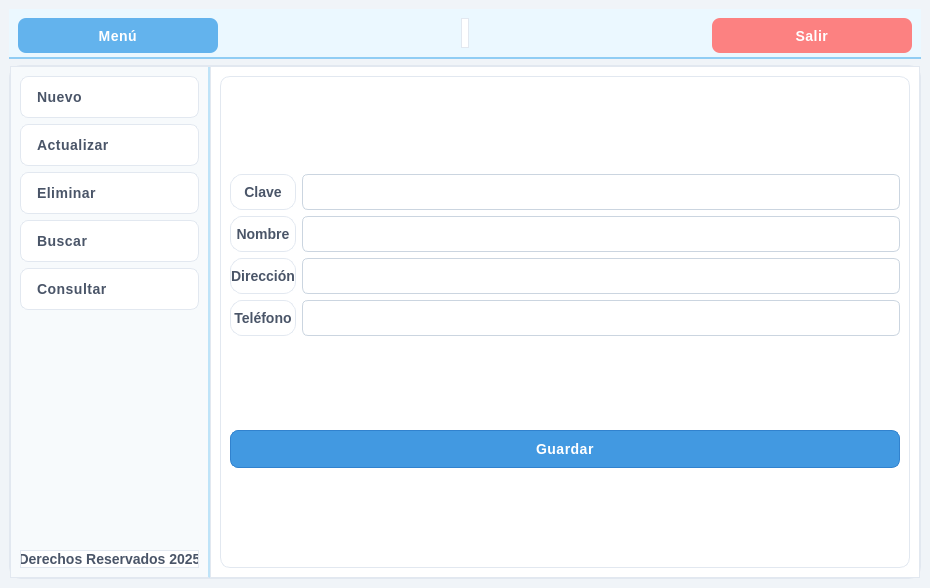
<?xml version="1.0" encoding="UTF-8"?>
<ui version="4.0">
 <class>MainWindow</class>
 <widget class="QMainWindow" name="MainWindow">
  <property name="geometry">
   <rect>
    <x>0</x>
    <y>0</y>
    <width>930</width>
    <height>588</height>
   </rect>
  </property>
  <property name="windowTitle">
   <string>MainWindow</string>
  </property>
  <property name="styleSheet">
   <string notr="true">/* === Estilo general === */
QMainWindow {
    background-color: #f0f4f8;
    color: #2d3748;
    font-family: &quot;Segoe UI&quot;, &quot;SF Pro Display&quot;, &quot;Roboto&quot;, sans-serif;
    font-size: 14px;
    font-weight: 400;
}

/* === Frames === */
QFrame {
    background-color: #ffffff;
    border-radius: 12px;
    border: 1px solid #e2e8f0;
}

/* Barra superior */
#frame_superior {
    background-color: #ebf8ff;
    border: none;
    border-radius: 0px;
    border-bottom: 2px solid #90cdf4;
}

/* Panel lateral */
#frame_lateral {
    background-color: #f7fafc;
    border-right: 2px solid #bee3f8;
    border-radius: 0px;
}

/* Área principal */
#frame_paginas {
    background-color: #ffffff;
    border-radius: 0px;
}

/* === Botones === */
QPushButton {
    background-color: #4299e1;
    color: #ffffff;
    border: 1px solid #3182ce;
    border-radius: 8px;
    padding: 10px 16px;
    font-weight: 500;
    font-size: 14px;
    letter-spacing: 0.5px;
    background: qlineargradient(x1:0, y1:0, x2:0, y2:1,
        stop:0 #2CC5E6, stop:1 #00416B);
}

QPushButton:hover {
    background-color: #3182ce;
    color: #ffffff;
    border: 1px solid #2c5aa0;
    background: qlineargradient(x1:0, y1:0, x2:0, y2:1,
        stop:0 #4fa5f0, stop:1 #3182ce);
}

QPushButton:pressed {
    background-color: #2c5aa0;
    color: #ffffff;
    border: 1px solid #1e4a7e;
    background: qlineargradient(x1:0, y1:0, x2:0, y2:1,
        stop:0 #2c5aa0, stop:1 #1e4a7e);
}

/* Botón principal (Menú) */
#boton_menu {
    background-color: #63b3ed;
    color: white;
    border: none;
    font-weight: 600;
    background: qlineargradient(x1:0, y1:0, x2:0, y2:1,
        stop:0 #90cdf4, stop:1 #63b3ed);
}
#boton_menu:hover {
    background-color: #4299e1;
    background: qlineargradient(x1:0, y1:0, x2:0, y2:1,
        stop:0 #63b3ed, stop:1 #4299e1);
}
#boton_menu:pressed {
    background-color: #3182ce;
    background: qlineargradient(x1:0, y1:0, x2:0, y2:1,
        stop:0 #4299e1, stop:1 #3182ce);
}

/* Botón salir */
#boton_salir {
    background-color: #fc8181;
    color: white;
    border: none;
    background: qlineargradient(x1:0, y1:0, x2:0, y2:1,
        stop:0 #FC8D9B, stop:1 #CC0520);
}
#boton_salir:hover {
    background-color: #f56565;
    background: qlineargradient(x1:0, y1:0, x2:0, y2:1,
        stop:0 #f56565, stop:1 #e53e3e);
}
#boton_salir:pressed {
    background-color: #e53e3e;
    background: qlineargradient(x1:0, y1:0, x2:0, y2:1,
        stop:0 #e53e3e, stop:1 #c53030);
}

/* === Campos de texto === */
QLineEdit {
    background-color: #ffffff;
    color: #2d3748;
    border: 1px solid #cbd5e0;
    border-radius: 6px;
    padding: 8px 12px;
    font-size: 14px;
    font-weight: 400;
    selection-background-color: #bee3f8;
}

QLineEdit:focus {
    border: 1px solid #63b3ed;
    background-color: #f7fafc;
    box-shadow: 0px 0px 5px rgba(99, 179, 237, 0.3);
}

QLineEdit:placeholder {
    color: #a0aec0;
}

/* === Labels === */
QLabel {
    color: #4a5568;
    font-weight: 500;
    font-size: 14px;
}

/* Label inferior o secundario */
#label {
    color: #718096;
    font-size: 10px;
    font-style: italic;
}

/* === Stacked Widget === */
QStackedWidget {
    background-color: #ffffff;
    border: 1px solid #e2e8f0;
    border-radius: 10px;
}

/* === Scrollbars === */
QScrollBar:vertical {
    border: none;
    background: #edf2f7;
    width: 12px;
    border-radius: 6px;
}
QScrollBar::handle:vertical {
    background: #90cdf4;
    min-height: 25px;
    border-radius: 6px;
}
QScrollBar::handle:vertical:hover {
    background: #63b3ed;
}
QScrollBar::add-line:vertical,
QScrollBar::sub-line:vertical {
    height: 0;
}

QScrollBar:horizontal {
    border: none;
    background: #edf2f7;
    height: 12px;
    border-radius: 6px;
}
QScrollBar::handle:horizontal {
    background: #90cdf4;
    min-width: 25px;
    border-radius: 6px;
}
QScrollBar::handle:horizontal:hover {
    background: #63b3ed;
}

/* === Layouts === */
QVBoxLayout, QHBoxLayout {
    spacing: 12px;
}

/* === Botones laterales === */
#boton_agregar, #boton_buscar, #boton_actualizar, #boton_eliminar, #boton_consultar {
    background-color: #ffffff;
    border: 1px solid #e2e8f0;
    color: #4a5568;
    font-weight: 500;
    font-size: 14px;
    text-align: left;
    padding: 12px 16px;
}

#boton_agregar:hover, 
#boton_buscar:hover, 
#boton_actualizar:hover, 
#boton_eliminar:hover,
#boton_consultar:hover {
    background-color: #ebf8ff;
    border: 1px solid #90cdf4;
    color: #2c5aa0;
    background: qlineargradient(x1:0, y1:0, x2:1, y2:0,
        stop:0 #ebf8ff, stop:1 #bee3f8);
}

#boton_agregar:pressed, 
#boton_buscar:pressed, 
#boton_actualizar:pressed, 
#boton_eliminar:pressed,
#boton_consultar:pressed {
    background-color: #bee3f8;
    border: 1px solid #63b3ed;
    color: #1e4a7e;
}

/* === Tooltips === */
QToolTip {
    background-color: #ffffff;
    color: #2d3748;
    border: 1px solid #90cdf4;
    padding: 8px;
    border-radius: 6px;
    font-size: 13px;
    font-weight: 500;
    box-shadow: 0px 2px 10px rgba(0, 0, 0, 0.1);
}

/* === Tablas === */
QTableWidget {
    background-color: #ffffff;
    color: #2d3748;
    gridline-color: #e2e8f0;
    border: 1px solid #e2e8f0;
    border-radius: 8px;
    font-size: 13px;
    font-weight: 400;
    selection-background-color: #bee3f8;
    selection-color: #2d3748;
    alternate-background-color: #f7fafc;
}

QHeaderView::section {
    background-color: #ebf8ff;
    color: #2c5aa0;
    border: 1px solid #bee3f8;
    border-radius: 4px;
    font-weight: 600;
    font-size: 13px;
    padding: 8px;
}

QHeaderView::section:hover {
    background-color: #bee3f8;
}

QTableWidget::item {
    padding: 6px;
    border: none;
}

QTableWidget::item:selected {
    background-color: #90cdf4;
    color: #1a365d;
}

/* Efectos adicionales para profundidad */
#frame_superior {
    border-bottom: 2px solid #90cdf4;
}

#frame_lateral {
    border-right: 2px solid #bee3f8;
}

/* Efectos de sombra suaves */
QFrame {
    box-shadow: 0px 2px 8px rgba(0, 0, 0, 0.05);
}

QPushButton {
    box-shadow: 0px 2px 4px rgba(0, 0, 0, 0.1);
}

QLineEdit:focus {
    box-shadow: 0px 0px 8px rgba(99, 179, 237, 0.2);
}</string>
  </property>
  <widget class="QWidget" name="centralwidget">
   <layout class="QVBoxLayout" name="verticalLayout" stretch="1,8">
    <item>
     <widget class="QFrame" name="frame_superior">
      <property name="minimumSize">
       <size>
        <width>0</width>
        <height>50</height>
       </size>
      </property>
      <property name="maximumSize">
       <size>
        <width>16777215</width>
        <height>50</height>
       </size>
      </property>
      <property name="frameShape">
       <enum>QFrame::StyledPanel</enum>
      </property>
      <property name="frameShadow">
       <enum>QFrame::Raised</enum>
      </property>
      <layout class="QHBoxLayout" name="horizontalLayout">
       <item>
        <widget class="QPushButton" name="boton_menu">
         <property name="minimumSize">
          <size>
           <width>200</width>
           <height>35</height>
          </size>
         </property>
         <property name="text">
          <string>Menú</string>
         </property>
         <property name="icon">
          <iconset>
           <normaloff>../../resources/imagenes/boton_menu.png</normaloff>../../resources/imagenes/boton_menu.png</iconset>
         </property>
         <property name="iconSize">
          <size>
           <width>32</width>
           <height>32</height>
          </size>
         </property>
        </widget>
       </item>
       <item>
        <spacer name="horizontalSpacer">
         <property name="orientation">
          <enum>Qt::Horizontal</enum>
         </property>
         <property name="sizeHint" stdset="0">
          <size>
           <width>226</width>
           <height>20</height>
          </size>
         </property>
        </spacer>
       </item>
       <item>
        <widget class="QLabel" name="label">
         <property name="text">
          <string/>
         </property>
        </widget>
       </item>
       <item>
        <spacer name="horizontalSpacer_2">
         <property name="orientation">
          <enum>Qt::Horizontal</enum>
         </property>
         <property name="sizeHint" stdset="0">
          <size>
           <width>226</width>
           <height>20</height>
          </size>
         </property>
        </spacer>
       </item>
       <item>
        <widget class="QPushButton" name="boton_salir">
         <property name="minimumSize">
          <size>
           <width>200</width>
           <height>35</height>
          </size>
         </property>
         <property name="text">
          <string>Salir</string>
         </property>
         <property name="icon">
          <iconset>
           <normaloff>../../resources/imagenes/salir.png</normaloff>../../resources/imagenes/salir.png</iconset>
         </property>
         <property name="iconSize">
          <size>
           <width>32</width>
           <height>32</height>
          </size>
         </property>
        </widget>
       </item>
      </layout>
     </widget>
    </item>
    <item>
     <widget class="QFrame" name="frame_central">
      <property name="frameShape">
       <enum>QFrame::StyledPanel</enum>
      </property>
      <property name="frameShadow">
       <enum>QFrame::Raised</enum>
      </property>
      <layout class="QHBoxLayout" name="horizontalLayout_2">
       <property name="spacing">
        <number>0</number>
       </property>
       <property name="leftMargin">
        <number>0</number>
       </property>
       <property name="topMargin">
        <number>0</number>
       </property>
       <property name="rightMargin">
        <number>0</number>
       </property>
       <property name="bottomMargin">
        <number>0</number>
       </property>
       <item>
        <widget class="QFrame" name="frame_lateral">
         <property name="minimumSize">
          <size>
           <width>200</width>
           <height>0</height>
          </size>
         </property>
         <property name="maximumSize">
          <size>
           <width>0</width>
           <height>16777215</height>
          </size>
         </property>
         <property name="frameShape">
          <enum>QFrame::StyledPanel</enum>
         </property>
         <property name="frameShadow">
          <enum>QFrame::Raised</enum>
         </property>
         <layout class="QVBoxLayout" name="verticalLayout_2">
          <item>
           <widget class="QPushButton" name="boton_agregar">
            <property name="text">
             <string>Nuevo</string>
            </property>
            <property name="icon">
             <iconset>
              <normaloff>../../resources/imagenes/boton_agregar.png</normaloff>../../resources/imagenes/boton_agregar.png</iconset>
            </property>
            <property name="iconSize">
             <size>
              <width>32</width>
              <height>32</height>
             </size>
            </property>
           </widget>
          </item>
          <item>
           <widget class="QPushButton" name="boton_actualizar">
            <property name="text">
             <string>Actualizar</string>
            </property>
            <property name="icon">
             <iconset>
              <normaloff>../../resources/imagenes/boton_modificar.png</normaloff>../../resources/imagenes/boton_modificar.png</iconset>
            </property>
            <property name="iconSize">
             <size>
              <width>32</width>
              <height>32</height>
             </size>
            </property>
           </widget>
          </item>
          <item>
           <widget class="QPushButton" name="boton_eliminar">
            <property name="text">
             <string>Eliminar</string>
            </property>
            <property name="icon">
             <iconset>
              <normaloff>../../resources/imagenes/boton_eliminar.png</normaloff>../../resources/imagenes/boton_eliminar.png</iconset>
            </property>
            <property name="iconSize">
             <size>
              <width>32</width>
              <height>32</height>
             </size>
            </property>
           </widget>
          </item>
          <item>
           <widget class="QPushButton" name="boton_buscar">
            <property name="text">
             <string>Buscar</string>
            </property>
            <property name="icon">
             <iconset>
              <normaloff>../../resources/imagenes/BUSCAR.png</normaloff>../../resources/imagenes/BUSCAR.png</iconset>
            </property>
            <property name="iconSize">
             <size>
              <width>32</width>
              <height>32</height>
             </size>
            </property>
           </widget>
          </item>
          <item>
           <widget class="QPushButton" name="boton_consultar">
            <property name="text">
             <string>Consultar</string>
            </property>
            <property name="icon">
             <iconset>
              <normaloff>../../resources/imagenes/boton_consultar.png</normaloff>../../resources/imagenes/boton_consultar.png</iconset>
            </property>
            <property name="iconSize">
             <size>
              <width>32</width>
              <height>32</height>
             </size>
            </property>
           </widget>
          </item>
          <item>
           <spacer name="verticalSpacer">
            <property name="orientation">
             <enum>Qt::Vertical</enum>
            </property>
            <property name="sizeHint" stdset="0">
             <size>
              <width>20</width>
              <height>372</height>
             </size>
            </property>
           </spacer>
          </item>
          <item>
           <widget class="QLabel" name="label_mensaje">
            <property name="font">
             <font>
              <pointsize>-1</pointsize>
              <weight>62</weight>
              <bold>true</bold>
             </font>
            </property>
            <property name="text">
             <string>Derechos Reservados 2025</string>
            </property>
            <property name="alignment">
             <set>Qt::AlignCenter</set>
            </property>
           </widget>
          </item>
         </layout>
        </widget>
       </item>
       <item>
        <widget class="QFrame" name="frame_paginas">
         <property name="frameShape">
          <enum>QFrame::StyledPanel</enum>
         </property>
         <property name="frameShadow">
          <enum>QFrame::Raised</enum>
         </property>
         <layout class="QVBoxLayout" name="verticalLayout_3">
          <item>
           <widget class="QStackedWidget" name="stackedWidget">
            <property name="currentIndex">
             <number>0</number>
            </property>
            <widget class="QWidget" name="page_agregar">
             <layout class="QHBoxLayout" name="horizontalLayout_3">
              <item>
               <layout class="QVBoxLayout" name="verticalLayout_4">
                <item>
                 <layout class="QGridLayout" name="gridLayout">
                  <item row="0" column="0">
                   <widget class="QLabel" name="label_2">
                    <property name="minimumSize">
                     <size>
                      <width>0</width>
                      <height>0</height>
                     </size>
                    </property>
                    <property name="maximumSize">
                     <size>
                      <width>16777215</width>
                      <height>16777215</height>
                     </size>
                    </property>
                    <property name="text">
                     <string>Clave</string>
                    </property>
                    <property name="alignment">
                     <set>Qt::AlignCenter</set>
                    </property>
                   </widget>
                  </item>
                  <item row="0" column="1">
                   <widget class="QLineEdit" name="sku_agregar">
                    <property name="minimumSize">
                     <size>
                      <width>150</width>
                      <height>0</height>
                     </size>
                    </property>
                   </widget>
                  </item>
                  <item row="1" column="0">
                   <widget class="QLabel" name="label_3">
                    <property name="minimumSize">
                     <size>
                      <width>0</width>
                      <height>0</height>
                     </size>
                    </property>
                    <property name="maximumSize">
                     <size>
                      <width>16777215</width>
                      <height>16777215</height>
                     </size>
                    </property>
                    <property name="text">
                     <string>Nombre</string>
                    </property>
                    <property name="alignment">
                     <set>Qt::AlignCenter</set>
                    </property>
                   </widget>
                  </item>
                  <item row="1" column="1">
                   <widget class="QLineEdit" name="descripcion_agregar"/>
                  </item>
                  <item row="2" column="0">
                   <widget class="QLabel" name="label_4">
                    <property name="text">
                     <string>Dirección</string>
                    </property>
                    <property name="alignment">
                     <set>Qt::AlignCenter</set>
                    </property>
                   </widget>
                  </item>
                  <item row="2" column="1">
                   <widget class="QLineEdit" name="existencia_agregar"/>
                  </item>
                  <item row="3" column="0">
                   <widget class="QLabel" name="label_5">
                    <property name="text">
                     <string>Teléfono</string>
                    </property>
                    <property name="alignment">
                     <set>Qt::AlignCenter</set>
                    </property>
                   </widget>
                  </item>
                  <item row="3" column="1">
                   <widget class="QLineEdit" name="precio_agregar"/>
                  </item>
                 </layout>
                </item>
                <item>
                 <widget class="QPushButton" name="accion_guardar">
                  <property name="text">
                   <string>Guardar</string>
                  </property>
                  <property name="icon">
                   <iconset>
                    <normaloff>../../resources/imagenes/guardar.png</normaloff>../../resources/imagenes/guardar.png</iconset>
                  </property>
                  <property name="iconSize">
                   <size>
                    <width>32</width>
                    <height>32</height>
                   </size>
                  </property>
                 </widget>
                </item>
               </layout>
              </item>
             </layout>
            </widget>
            <widget class="QWidget" name="page_actualizar">
             <layout class="QHBoxLayout" name="horizontalLayout_4">
              <item>
               <layout class="QVBoxLayout" name="verticalLayout_5">
                <item>
                 <layout class="QGridLayout" name="gridLayout_2">
                  <item row="0" column="0">
                   <widget class="QLabel" name="label_6">
                    <property name="minimumSize">
                     <size>
                      <width>0</width>
                      <height>0</height>
                     </size>
                    </property>
                    <property name="maximumSize">
                     <size>
                      <width>16777215</width>
                      <height>16777215</height>
                     </size>
                    </property>
                    <property name="text">
                     <string>Clave</string>
                    </property>
                    <property name="alignment">
                     <set>Qt::AlignCenter</set>
                    </property>
                   </widget>
                  </item>
                  <item row="0" column="1">
                   <widget class="QLineEdit" name="sku_actualizar">
                    <property name="minimumSize">
                     <size>
                      <width>150</width>
                      <height>0</height>
                     </size>
                    </property>
                   </widget>
                  </item>
                  <item row="1" column="0">
                   <widget class="QLabel" name="label_7">
                    <property name="minimumSize">
                     <size>
                      <width>0</width>
                      <height>0</height>
                     </size>
                    </property>
                    <property name="maximumSize">
                     <size>
                      <width>16777215</width>
                      <height>16777215</height>
                     </size>
                    </property>
                    <property name="text">
                     <string>Nombre</string>
                    </property>
                    <property name="alignment">
                     <set>Qt::AlignCenter</set>
                    </property>
                   </widget>
                  </item>
                  <item row="1" column="1">
                   <widget class="QLineEdit" name="descripcion_actualizar"/>
                  </item>
                  <item row="2" column="0">
                   <widget class="QLabel" name="label_8">
                    <property name="text">
                     <string>Dirección</string>
                    </property>
                    <property name="alignment">
                     <set>Qt::AlignCenter</set>
                    </property>
                   </widget>
                  </item>
                  <item row="3" column="0">
                   <widget class="QLabel" name="label_9">
                    <property name="text">
                     <string>Teléfono</string>
                    </property>
                    <property name="alignment">
                     <set>Qt::AlignCenter</set>
                    </property>
                   </widget>
                  </item>
                  <item row="2" column="1">
                   <widget class="QLineEdit" name="existencia_actualizar"/>
                  </item>
                  <item row="3" column="1">
                   <widget class="QLineEdit" name="precio_actualizar"/>
                  </item>
                  <item row="0" column="2">
                   <widget class="QPushButton" name="buscar_actualizar">
                    <property name="text">
                     <string/>
                    </property>
                    <property name="icon">
                     <iconset>
                      <normaloff>../../resources/imagenes/BUSCAR.png</normaloff>../../resources/imagenes/BUSCAR.png</iconset>
                    </property>
                    <property name="iconSize">
                     <size>
                      <width>32</width>
                      <height>32</height>
                     </size>
                    </property>
                   </widget>
                  </item>
                 </layout>
                </item>
                <item>
                 <widget class="QPushButton" name="accion_actualizar">
                  <property name="text">
                   <string>Actualizar</string>
                  </property>
                  <property name="icon">
                   <iconset>
                    <normaloff>../../resources/imagenes/boton_modificar.png</normaloff>../../resources/imagenes/boton_modificar.png</iconset>
                  </property>
                  <property name="iconSize">
                   <size>
                    <width>32</width>
                    <height>32</height>
                   </size>
                  </property>
                 </widget>
                </item>
               </layout>
              </item>
             </layout>
            </widget>
            <widget class="QWidget" name="page_eliminar">
             <layout class="QVBoxLayout" name="verticalLayout_6">
              <item>
               <layout class="QGridLayout" name="gridLayout_4">
                <item row="0" column="0">
                 <widget class="QLabel" name="label_14">
                  <property name="minimumSize">
                   <size>
                    <width>0</width>
                    <height>0</height>
                   </size>
                  </property>
                  <property name="maximumSize">
                   <size>
                    <width>16777215</width>
                    <height>16777215</height>
                   </size>
                  </property>
                  <property name="text">
                   <string>Clave</string>
                  </property>
                  <property name="alignment">
                   <set>Qt::AlignCenter</set>
                  </property>
                 </widget>
                </item>
                <item row="0" column="1">
                 <widget class="QLineEdit" name="sku_eliminar">
                  <property name="minimumSize">
                   <size>
                    <width>150</width>
                    <height>0</height>
                   </size>
                  </property>
                 </widget>
                </item>
                <item row="1" column="0">
                 <widget class="QLabel" name="label_15">
                  <property name="minimumSize">
                   <size>
                    <width>0</width>
                    <height>0</height>
                   </size>
                  </property>
                  <property name="maximumSize">
                   <size>
                    <width>16777215</width>
                    <height>16777215</height>
                   </size>
                  </property>
                  <property name="text">
                   <string>Nombre</string>
                  </property>
                  <property name="alignment">
                   <set>Qt::AlignCenter</set>
                  </property>
                 </widget>
                </item>
                <item row="1" column="1">
                 <widget class="QLineEdit" name="descripcion_eliminar"/>
                </item>
                <item row="2" column="0">
                 <widget class="QLabel" name="label_16">
                  <property name="text">
                   <string>Descripción</string>
                  </property>
                  <property name="alignment">
                   <set>Qt::AlignCenter</set>
                  </property>
                 </widget>
                </item>
                <item row="3" column="0">
                 <widget class="QLabel" name="label_17">
                  <property name="text">
                   <string>Teléfono</string>
                  </property>
                  <property name="alignment">
                   <set>Qt::AlignCenter</set>
                  </property>
                 </widget>
                </item>
                <item row="2" column="1">
                 <widget class="QLineEdit" name="existencia_eliminar"/>
                </item>
                <item row="3" column="1">
                 <widget class="QLineEdit" name="precio_eliminar"/>
                </item>
                <item row="0" column="2">
                 <widget class="QPushButton" name="buscar_eliminar">
                  <property name="text">
                   <string/>
                  </property>
                  <property name="icon">
                   <iconset>
                    <normaloff>../../resources/imagenes/BUSCAR.png</normaloff>../../resources/imagenes/BUSCAR.png</iconset>
                  </property>
                  <property name="iconSize">
                   <size>
                    <width>32</width>
                    <height>32</height>
                   </size>
                  </property>
                 </widget>
                </item>
               </layout>
              </item>
              <item>
               <widget class="QPushButton" name="accion_eliminar">
                <property name="text">
                 <string>Eliminar</string>
                </property>
                <property name="icon">
                 <iconset>
                  <normaloff>../../resources/imagenes/boton_eliminar.png</normaloff>../../resources/imagenes/boton_eliminar.png</iconset>
                </property>
                <property name="iconSize">
                 <size>
                  <width>32</width>
                  <height>32</height>
                 </size>
                </property>
               </widget>
              </item>
             </layout>
            </widget>
            <widget class="QWidget" name="page_buscar">
             <layout class="QVBoxLayout" name="verticalLayout_7">
              <item>
               <layout class="QGridLayout" name="gridLayout_5">
                <item row="0" column="0">
                 <widget class="QLabel" name="label_18">
                  <property name="minimumSize">
                   <size>
                    <width>0</width>
                    <height>0</height>
                   </size>
                  </property>
                  <property name="maximumSize">
                   <size>
                    <width>16777215</width>
                    <height>16777215</height>
                   </size>
                  </property>
                  <property name="text">
                   <string>Clave</string>
                  </property>
                  <property name="alignment">
                   <set>Qt::AlignCenter</set>
                  </property>
                 </widget>
                </item>
                <item row="0" column="1">
                 <widget class="QLineEdit" name="sku_buscar">
                  <property name="minimumSize">
                   <size>
                    <width>150</width>
                    <height>0</height>
                   </size>
                  </property>
                 </widget>
                </item>
                <item row="1" column="0">
                 <widget class="QLabel" name="label_19">
                  <property name="minimumSize">
                   <size>
                    <width>0</width>
                    <height>0</height>
                   </size>
                  </property>
                  <property name="maximumSize">
                   <size>
                    <width>16777215</width>
                    <height>16777215</height>
                   </size>
                  </property>
                  <property name="text">
                   <string>Nombre</string>
                  </property>
                  <property name="alignment">
                   <set>Qt::AlignCenter</set>
                  </property>
                 </widget>
                </item>
                <item row="1" column="1">
                 <widget class="QLineEdit" name="descripcion_buscar"/>
                </item>
                <item row="2" column="0">
                 <widget class="QLabel" name="label_20">
                  <property name="text">
                   <string>Dirección</string>
                  </property>
                  <property name="alignment">
                   <set>Qt::AlignCenter</set>
                  </property>
                 </widget>
                </item>
                <item row="3" column="0">
                 <widget class="QLabel" name="label_21">
                  <property name="text">
                   <string>Teléfono</string>
                  </property>
                  <property name="alignment">
                   <set>Qt::AlignCenter</set>
                  </property>
                 </widget>
                </item>
                <item row="2" column="1">
                 <widget class="QLineEdit" name="existencia_buscar"/>
                </item>
                <item row="3" column="1">
                 <widget class="QLineEdit" name="precio_buscar"/>
                </item>
                <item row="0" column="2">
                 <widget class="QPushButton" name="buscar_buscar">
                  <property name="text">
                   <string/>
                  </property>
                  <property name="icon">
                   <iconset>
                    <normaloff>../../resources/imagenes/BUSCAR.png</normaloff>../../resources/imagenes/BUSCAR.png</iconset>
                  </property>
                  <property name="iconSize">
                   <size>
                    <width>32</width>
                    <height>32</height>
                   </size>
                  </property>
                 </widget>
                </item>
               </layout>
              </item>
              <item>
               <widget class="QPushButton" name="accion_limpiar">
                <property name="text">
                 <string>Limpiar</string>
                </property>
                <property name="icon">
                 <iconset>
                  <normaloff>../../resources/imagenes/limpiar.png</normaloff>../../resources/imagenes/limpiar.png</iconset>
                </property>
                <property name="iconSize">
                 <size>
                  <width>32</width>
                  <height>32</height>
                 </size>
                </property>
               </widget>
              </item>
             </layout>
            </widget>
            <widget class="QWidget" name="page_consultar">
             <layout class="QVBoxLayout" name="verticalLayout_8">
              <item>
               <widget class="QPushButton" name="boton_refresh">
                <property name="text">
                 <string/>
                </property>
                <property name="icon">
                 <iconset>
                  <normaloff>../../resources/imagenes/boton_refrescar.png</normaloff>../../resources/imagenes/boton_refrescar.png</iconset>
                </property>
                <property name="iconSize">
                 <size>
                  <width>32</width>
                  <height>32</height>
                 </size>
                </property>
               </widget>
              </item>
              <item>
               <widget class="QTableWidget" name="tabla_consulta">
                <property name="styleSheet">
                 <string notr="true">/* === Tablas === */
QTableWidget {
    background-color: #ffffff;
    color: #333333;
    gridline-color: #e0e0e0;
    border: 1px solid #dcdcdc;
    border-radius: 6px;
    font-family: &quot;Segoe UI Variable&quot;, &quot;Roboto&quot;, &quot;Open Sans&quot;, sans-serif;
    font-size: 15px;
    font-weight: 300;
    selection-background-color: #e8f0fe; /* azul claro al seleccionar */
    selection-color: #0078d7;
    alternate-background-color: #f9fafc; /* filas alternadas */
}

/* Cabecera horizontal */
QHeaderView::section {
    background-color: #f1f3f6;
    color: #333333;
    border: 1px solid #dcdcdc;
    border-radius: 4px;
    font-weight: 400;
    font-size: 15px;
    padding: 8px;
}

/* Cabecera horizontal al pasar el cursor */
QHeaderView::section:hover {
    background-color: #e8ecf1;
}

/* Celdas */
QTableWidget::item {
    padding: 6px;
    border: none;
}

/* Celda seleccionada */
QTableWidget::item:selected {
    background-color: #e8f0fe;
    color: #0078d7;
}

/* Bordes del header alineados al contenido */
QHeaderView {
    border: none;
}

/* Barra de desplazamiento dentro de la tabla */
QTableCornerButton::section {
    background-color: #f1f3f6;
    border: 1px solid #dcdcdc;
}

/* Scrollbars coherentes dentro de tablas */
QTableWidget QScrollBar:vertical {
    border: none;
    background: #f0f0f0;
    width: 10px;
    border-radius: 4px;
}
QTableWidget QScrollBar::handle:vertical {
    background: #cccccc;
    min-height: 20px;
    border-radius: 4px;
}
QTableWidget QScrollBar::handle:vertical:hover {
    background: #0078d7;
}
QTableWidget QScrollBar::add-line:vertical,
QTableWidget QScrollBar::sub-line:vertical {
    height: 0;
}</string>
                </property>
                <column>
                 <property name="text">
                  <string>Clave</string>
                 </property>
                </column>
                <column>
                 <property name="text">
                  <string>Nombre</string>
                 </property>
                </column>
                <column>
                 <property name="text">
                  <string>Dirección</string>
                 </property>
                </column>
                <column>
                 <property name="text">
                  <string>Teléfono</string>
                 </property>
                </column>
               </widget>
              </item>
             </layout>
            </widget>
           </widget>
          </item>
         </layout>
        </widget>
       </item>
      </layout>
     </widget>
    </item>
   </layout>
  </widget>
 </widget>
 <resources/>
 <connections/>
</ui>
